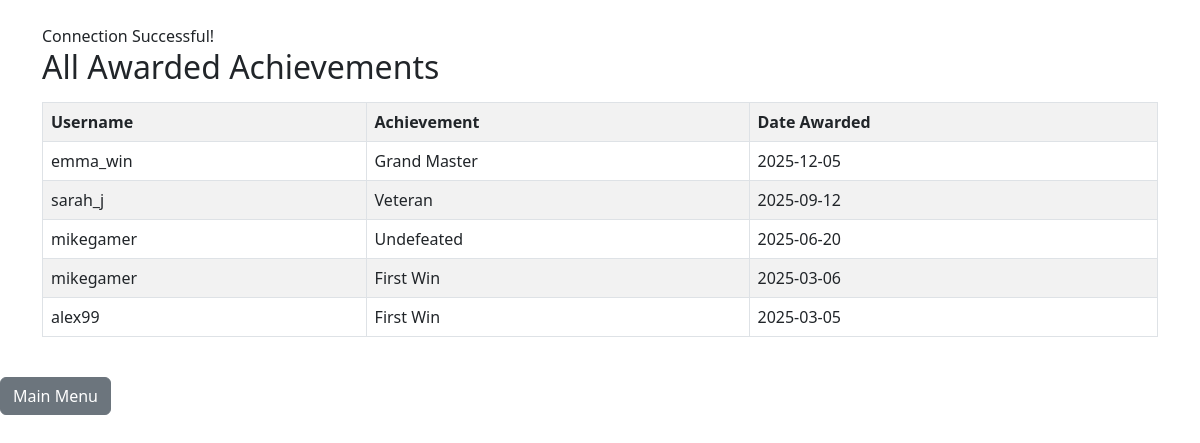
Before: /queries/display_awarded.php with the older database file.
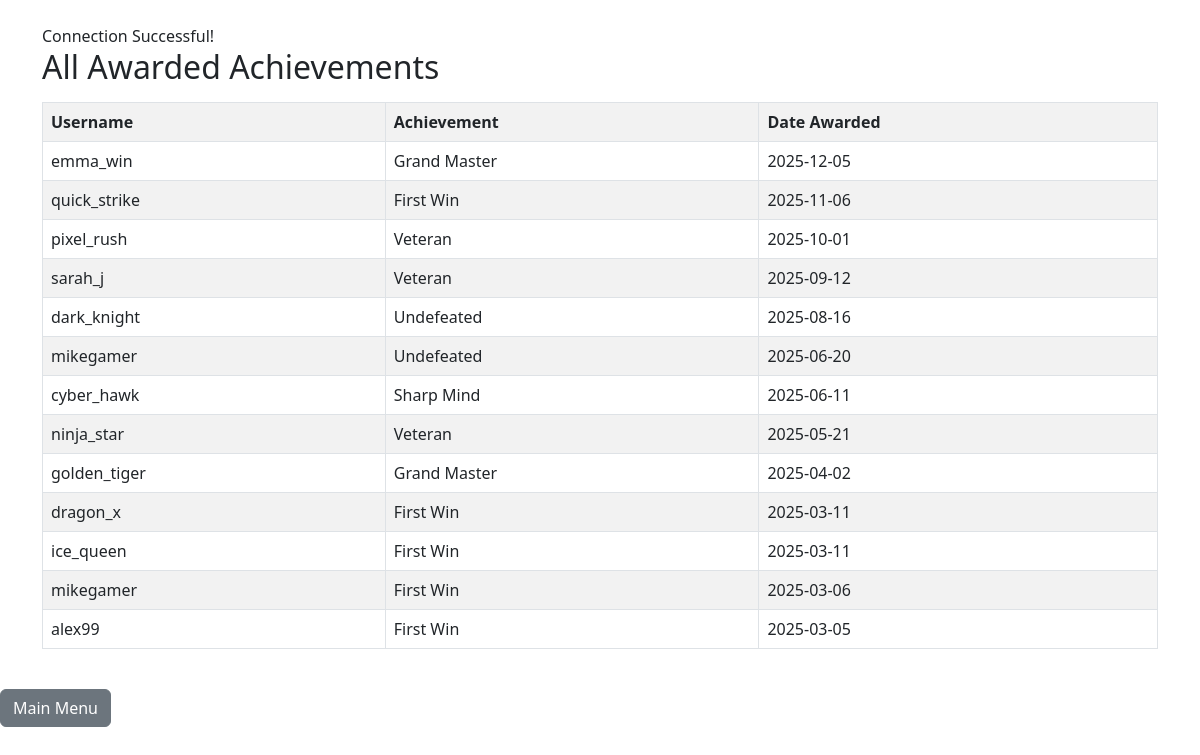
After: the same page with the newer database file.
### tables this page shows
CREATE TABLE Awarded (
    UserID INT,
    AchievementID INT,
    AwardDate DATE DEFAULT (CURRENT_DATE),
    PRIMARY KEY (UserID, AchievementID),
    FOREIGN KEY (UserID) REFERENCES GameUser(UserID)
        ON DELETE CASCADE
        ON UPDATE CASCADE,
    FOREIGN KEY (AchievementID) REFERENCES Achievement(AchievementID)
        ON DELETE CASCADE
        ON UPDATE CASCADE
);

CREATE TABLE GameUser (
    UserID INT PRIMARY KEY,
    Username VARCHAR(40) UNIQUE NOT NULL,
    Email VARCHAR(50) UNIQUE NOT NULL,
    Password VARCHAR(40) NOT NULL
);

CREATE TABLE Achievement (
    AchievementID INT PRIMARY KEY,
    Title VARCHAR(40) UNIQUE NOT NULL,
    Description VARCHAR(800)
);

### queries/display_awarded.php (the view, shortened to what this page needs)
<?php
$servername = "localhost";
$username   = "root";
$password   = "";
$database   = "tictactoe";
$conn = new mysqli($servername, $username, $password, $database);
if ($conn->connect_error) {
	die("Connection failed: " . $conn->connect_error);
} else {
	echo "<link rel='stylesheet' href='https://cdn.jsdelivr.net/npm/bootstrap@5.3.0/dist/css/bootstrap.min.css'>";
	echo "<div class='container mt-4'>";
	echo "Connection Successful! <br>";
}
$query = "SELECT gu.Username, a.Title, aw.AwardDate
          FROM Awarded aw
          JOIN GameUser gu ON aw.UserID = gu.UserID
          JOIN Achievement a ON aw.AchievementID = a.AchievementID
          ORDER BY aw.AwardDate DESC";
$result = $conn->query($query);
echo "<h2>All Awarded Achievements</h2>";
if ($result->num_rows > 0) {
	echo "<table class='table table-bordered table-striped mt-3'>";
	echo "<tr><th>Username</th><th>Achievement</th><th>Date Awarded</th></tr>";
	while ($row = $result->fetch_assoc()) {
		echo "<tr>
			<td>" . $row["Username"] . "</td>
			<td>" . $row["Title"] . "</td>
			<td>" . $row["AwardDate"] . "</td>
		</tr>";
	}
	echo "</table>";
} else {
	echo "No awarded achievements found.";
}
echo "</div><br><a class='btn btn-secondary' href='../index.php'>Main Menu</a>";
?>

Changed rows visible on the page:
added awarded: UserID.Username "quick_strike", AchievementID.Title "First Win", AwardDate "2025-11-06"
added awarded: UserID.Username "pixel_rush", AchievementID.Title "Veteran", AwardDate "2025-10-01"
added awarded: UserID.Username "dark_knight", AchievementID.Title "Undefeated", AwardDate "2025-08-16"
added awarded: UserID.Username "cyber_hawk", AchievementID.Title "Sharp Mind", AwardDate "2025-06-11"
added awarded: UserID.Username "ninja_star", AchievementID.Title "Veteran", AwardDate "2025-05-21"
added awarded: UserID.Username "golden_tiger", AchievementID.Title "Grand Master", AwardDate "2025-04-02"
added awarded: UserID.Username "dragon_x", AchievementID.Title "First Win", AwardDate "2025-03-11"
added awarded: UserID.Username "ice_queen", AchievementID.Title "First Win", AwardDate "2025-03-11"
